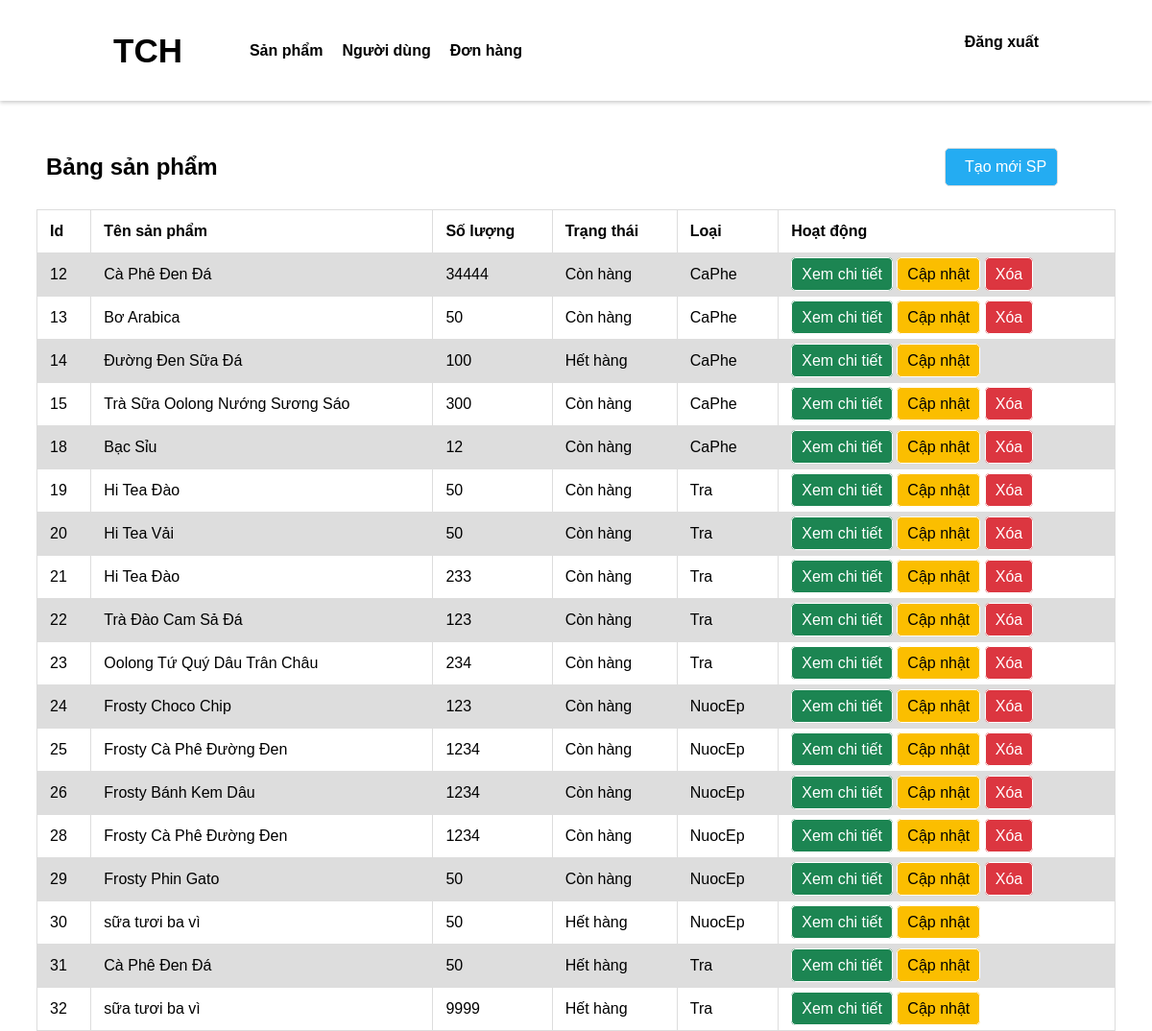
Page /admin/quanLySP.php (signed in) on the earlier database version.
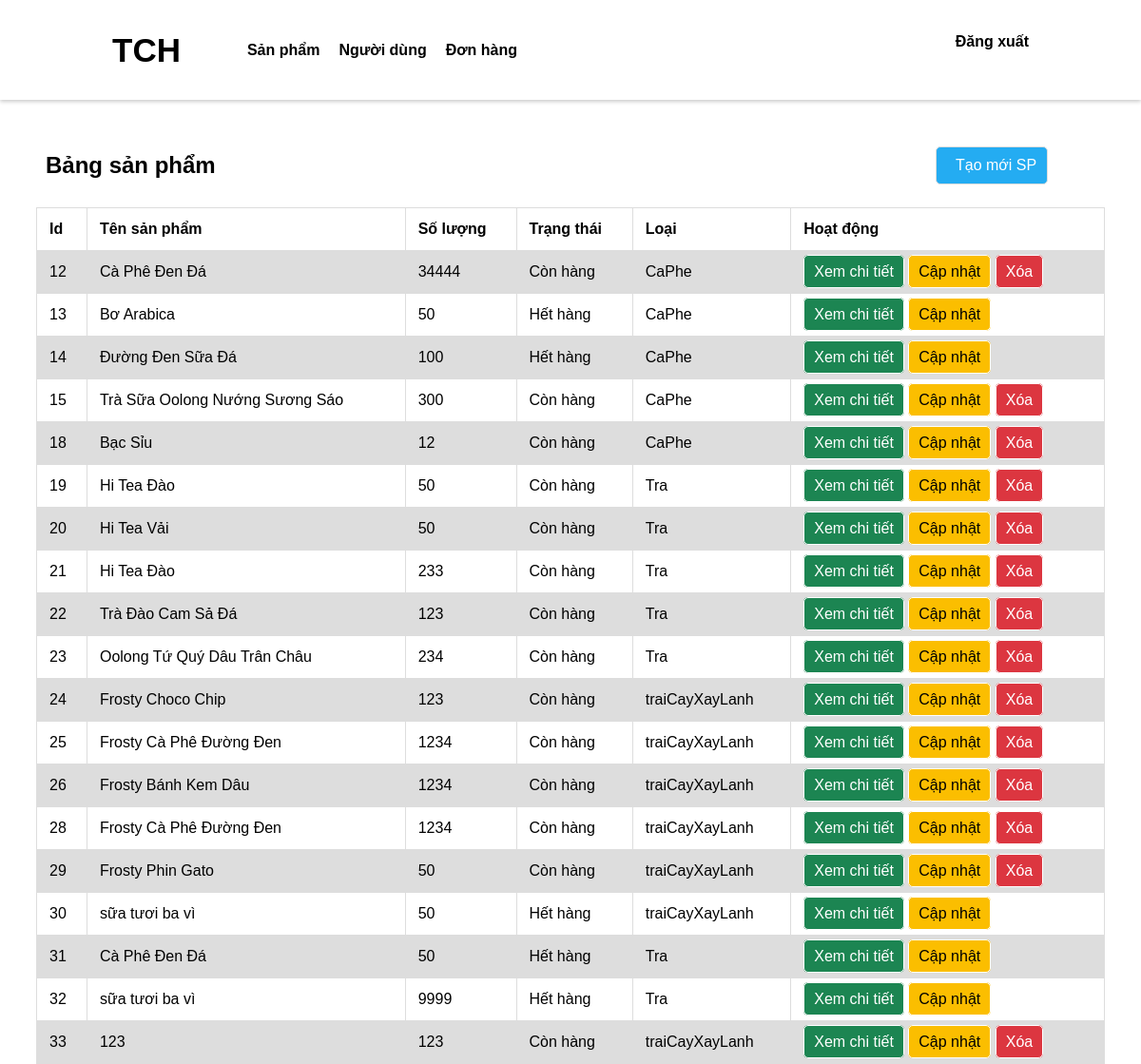
Same page on the later database version.
### tables this page shows
CREATE TABLE `san_pham` (
  `id` bigint NOT NULL AUTO_INCREMENT,
  `ten` varchar(50) DEFAULT NULL,
  `loai` varchar(50) DEFAULT NULL,
  `so_luong` int DEFAULT NULL,
  `gia` float DEFAULT NULL,
  `mo_ta` text,
  `anh` varchar(255) DEFAULT NULL,
  `trang_thai` tinyint(1) DEFAULT '1',
  PRIMARY KEY (`id`)
);

### php/admin/getAllObject.php (called while the page is built, shortened)
<?php
function getAll_object($con, $tableName)
{
    $sql = "SELECT * FROM $tableName";
    $Users = [];
    $stmt = $con->prepare($sql);
    if ($stmt) {
        $stmt->execute();
        $result = $stmt->get_result();
        while ($user = $result->fetch_assoc()) {
            $Users[] = $user;
        }
        return $Users;
    }
    return [];
}

### admin/quanLySP.php (the view, shortened to what this page needs)
<!DOCTYPE html>
<html lang="en">
<head>
    <link rel="stylesheet" href="css/quanLy.css">
</head>
<body>
    <?php
    require('layout/header.php');
    require('../php/admin/getAllObject.php');
    $products = getAll_object($con, 'san_pham');
    ?>
    <div class="quanLyDH">
        <div class="title">
            <h2>Bảng sản phẩm</h2>
            <a href="taoMoi_SP.php" class="create">Tạo mới SP</a>
        </div>
        <table>
            <tr>
                <th>Id</th>
                <th>Tên sản phẩm</th>
                <th>Số lượng</th>
                <th>Trạng thái</th>
                <th>Loại</th>
                <th>Hoạt động</th>
            </tr>
            <?php
            foreach ($products as $product) {
            ?>
                <tr>
                    <td><?php echo $product['id'] ?></td>
                    <td><?php echo $product['ten'] ?></td>
                    <td><?php echo $product['so_luong'] ?></td>
                    <td><?php echo $product['trang_thai'] == 1 ? 'Còn hàng' : 'Hết hàng' ?></td>
                    <td><?php echo $product['loai'] ?></td>
                    <td>
                        <a href="xemCT_SP.php?id=<?php echo $product['id'] ?>" style=" background-color: #1C8552; color : white;">Xem chi tiết</a>
                        <a href="capNhat_SP.php?id=<?php echo $product['id'] ?>" style=" background-color: #FBBE00; color : black;">Cập nhật</a>
                        <?php if ($product['trang_thai'] == 1) {
                        ?>
                            <a href="xoa_SP.php?id=<?php echo $product['id'] ?>" style=" background-color: #DC3640; color : white;">Xóa</a>
                        <?php
                        } ?>
                    </td>
                </tr>
            <?php
            }
            ?>
        </table>
    </div>
</body>
</html>

### admin/layout/header.php (shortened to what this page needs)
<!DOCTYPE html>
<html lang="en">
<head>
    <link rel="stylesheet" href="./css/header.css">
</head>
<body>
    <div class="trang_chu">
        <div class="tieu_de">
            <ul class="nav">
                <li>
                    <h1>
                        <a class="logo" href="index.php">TCH</a>
                    </h1>
                </li>
                <li><a href="quanLySP.php">Sản phẩm</a></li>
                <li>
                    <a href="quanLyKH.php">Người dùng</a>
                </li>
                <li>
                    <a href="quanLyDH.php">Đơn hàng</a>
                </li>
            </ul>
        </div>
        <div class="xac_thuc">
            <div class="dang_xuat">
                <li>
                    <a class="btn" href="../php/admin/logoutAdmin.php">Đăng xuất</a>
                </li>
            </div>
        </div>
    </div>
</body>
</html>

### admin/css/quanLy.css (style rules this page uses)
body { font-family: Arial, sans-serif; }
.quanLyDH { margin: 130px 30px; height: 100vh; }
.quanLyDH table { font-family: arial, sans-serif; border-collapse: collapse; width: 100%; }
td, th { border: 1px solid #dddddd; text-align: left; padding: 13px; }
tr:nth-child(even) { background-color: #dddddd; }
td a, .create { text-decoration: none; padding: 8px 10px; border: 1px solid white; border-radius: 5px; width: 6px; }
.title { display: flex; justify-content: space-between; align-items: center; padding: 10px; }
.title .create { background-color: #24ACF2; color: white; padding: 10px 20px; margin: 0 50px; padding-right: 90px; border: 1px solid #ddd; border-radius: 5px; display: inline-block; text-align: center; text-decoration: none; white-space: nowrap; }
td a, .title .create:hover { background-color: #1c8cd1; }

### admin/css/header.css (style rules this page uses)
.trang_chu { background-color: rgba(255, 255, 255, 0.8); box-shadow: 0px 2px 4px rgba(0, 0, 0, 0.2); padding: 10px 0; position: fixed; height: 85px; width: 100%; top: 0; right: 0; left: 0; z-index: 1; display: flex; }
.trang_chu .tieu_de { height: 85px; width: 100%; top: 0; right: 0; left: 0; float: left; display: flex; }
.trang_chu .tieu_de .nav { align-items: center; display: flex; height: 100%; padding: 0px 10px; margin: 0 88px; color: #191919; list-style: none; }
.tieu_de .logo { margin-right: 40px; padding: 5px 0px 0px; width: 100%; text-transform: uppercase; padding: 19px 10px; font-size: 35px; line-height: 60px; font-weight: 650; font-family: sans-serif; }
.tieu_de .nav li { padding: 19px 10px; justify-content: center; list-style: none; font-size: 16px; line-height: 55px; font-weight: 650; font-family: sans-serif; }
.tieu_de .nav li a { color: #000; text-decoration: none; line-height: 46px; display: block; }
.trang_chu .xac_thuc { display: flex; padding: 5px; margin-right: 120px; }
.trang_chu .dang_xuat li { width: 100%; padding: 19px 10px; justify-content: center; list-style: none; font-size: 16px; line-height: 55px; font-weight: 650; font-family: sans-serif; }
.trang_chu .dang_xuat li a { color: #000; text-decoration: none; line-height: 20px; width: 100%; display: block; }

Differences in the rows shown:
changed san_pham "Bơ Arabica": trang_thai "Còn hàng Xóa" → "Hết hàng"
changed san_pham "Frosty Choco Chip": loai "NuocEp" → "traiCayXayLanh"
changed san_pham id 25: loai "NuocEp" → "traiCayXayLanh"
changed san_pham "Frosty Bánh Kem Dâu": loai "NuocEp" → "traiCayXayLanh"
changed san_pham id 28: loai "NuocEp" → "traiCayXayLanh"
changed san_pham "Frosty Phin Gato": loai "NuocEp" → "traiCayXayLanh"
changed san_pham id 30: loai "NuocEp" → "traiCayXayLanh"
added san_pham: id "33", ten "123", so_luong "123", trang_thai "Còn hàng", loai "traiCayXayLanh"
